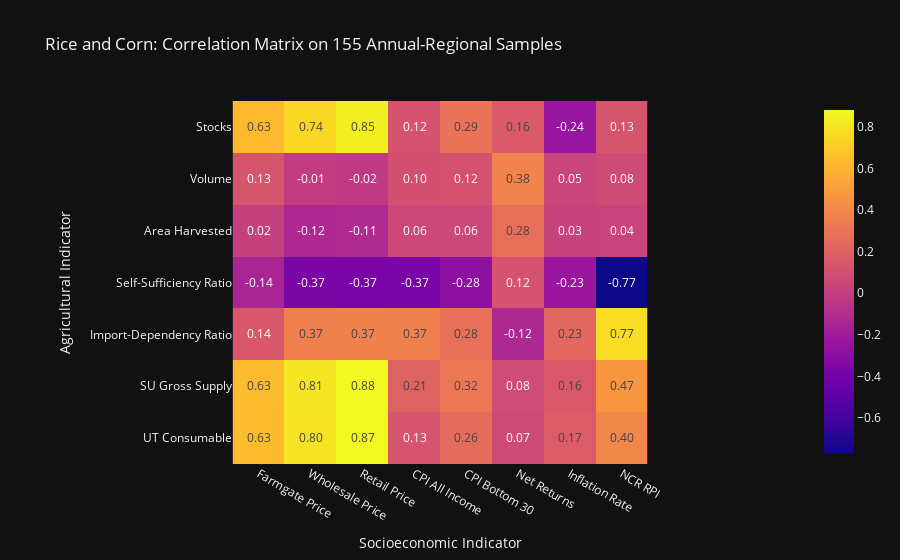

Write notebook code for a chart like this one.
### Code cell
# @title Hypotheses Testing H0.2 Significant Relationship Test using Pearson's r
from termcolor import cprint

samples = df_ph.shape[0]
# NOTE: pearson|kendall|spearman
contingency = df_ph.iloc[:, 3:].corr(method="pearson")
idx = list(contingency.columns).index("Farmgate Price")
cont_1 = contingency.iloc[:idx, idx:]
fig = px.imshow(cont_1, text_auto=True, title=f"Rice and Corn: Correlation Matrix on {samples} Annual-Regional Samples",
                labels=dict(x="Socioeconomic Indicator", y="Agricultural Indicator"))
fig.update_traces(
    texttemplate='%{z:.2f}',
    hovertemplate=("x: %{x}<br>y: %{y}<br><b>Correlation: %{z}</b><extra></extra>")
)
fig.update_layout(template="plotly_dark")
fig.show()

fig_to_div(fig, "plots/annual-regional/ALL_heatmap_div.html")
fig_to_html(fig, "plots/annual-regional/ALL_heatmap.html")
fig_to_png(fig, "plots/annual-regional/ALL_heatmap.png")

# Agri and Market Indicators for Annual-Regional Data
df_ph = df_ph.dropna()
agri_cols = df.columns[3:10]
market_cols = df.columns[10:]
alpha = 0.05
for x in agri_cols:
    for y in market_cols:
        agri, market = df_ph[x], df_ph[y]
        r_stat, p_value = stats.pearsonr(agri, market)  # Pearson's r
        if p_value < alpha:
            cprint(f"{x} <-> {y} = {round(p_value, 3)}: Significant relationship exists.", "red")
        else:
            print(f"{x} </> {y} = {round(p_value, 3)}: No significant relationship exists.")

### Figure 1 — Plotly figure (JSON) as saved in the notebook; plotly's stock layout.template omitted (floating-point values rounded to 4 significant figures)
{"data": [{"coloraxis": "coloraxis", "hovertemplate": "x: %{x}<br>y: %{y}<br><b>Correlation: %{z}</b><extra></extra>", "name": "0", "texttemplate": "%{z:.2f}", "type": "heatmap", "x": ["Farmgate Price", "Wholesale Price", "Retail Price", "CPI All Income", "CPI Bottom 30", "Net Returns", "Inflation Rate", "NCR RPI"], "xaxis": "x", "y": ["Stocks", "Volume", "Area Harvested", "Self-Sufficiency Ratio", "Import-Dependency Ratio", "SU Gross Supply", "UT Consumable"], "yaxis": "y", "z": [[0.6271, 0.743, 0.8454, 0.1249, 0.2941, 0.163, -0.2413, 0.1262], [0.1288, -0.006836, -0.01814, 0.1025, 0.1169, 0.3828, 0.04688, 0.07563], [0.01767, -0.117, -0.109, 0.06002, 0.05755, 0.2774, 0.03164, 0.03516], [-0.143, -0.3652, -0.3715, -0.3691, -0.2815, 0.1246, -0.231, -0.7732], [0.1448, 0.3665, 0.3725, 0.3698, 0.2823, -0.123, 0.2323, 0.7723], [0.6298, 0.8093, 0.8817, 0.2055, 0.3185, 0.08031, 0.1574, 0.4673], [0.6325, 0.7973, 0.8747, 0.1316, 0.2609, 0.06923, 0.1717, 0.3983]]}], "layout": {"coloraxis": {"colorscale": [[0, "#0d0887"], [0.1111, "#46039f"], [0.2222, "#7201a8"], [0.3333, "#9c179e"], [0.4444, "#bd3786"], [0.5556, "#d8576b"], [0.6667, "#ed7953"], [0.7778, "#fb9f3a"], [0.8889, "#fdca26"], [1, "#f0f921"]]}, "title": {"text": "Rice and Corn: Correlation Matrix on 155 Annual-Regional Samples"}, "xaxis": {"anchor": "y", "constrain": "domain", "domain": [0, 1], "scaleanchor": "y", "title": {"text": "Socioeconomic Indicator"}}, "yaxis": {"anchor": "x", "autorange": "reversed", "constrain": "domain", "domain": [0, 1], "title": {"text": "Agricultural Indicator"}}}}
